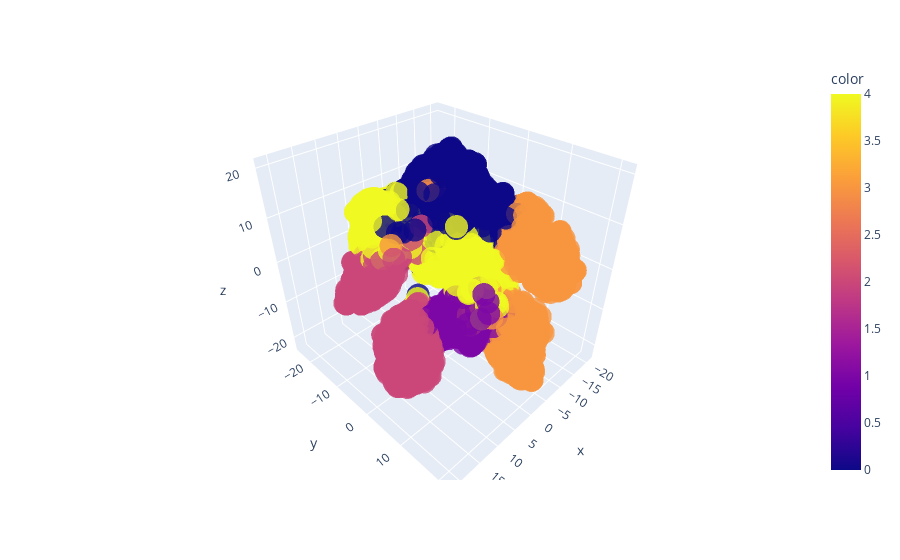

The cell this chart's notebook holds for it:
### Code cell
fig = px.scatter_3d(x=tsne_result_3d[:, 0], y=tsne_result_3d[:, 1], z=tsne_result_3d[:, 2], color=y_test_copy['0'], opacity=0.8)
fig.show()

### Figure 1 — Plotly figure (JSON) as saved in the notebook; plotly's stock layout.template omitted (floating-point values rounded to 4 significant figures; data arrays with more than 128 entries replaced by an {"elided": "..."} marker saying what was removed)
{"data": [{"hovertemplate": "x=%{x}<br>y=%{y}<br>z=%{z}<br>color=%{marker.color}<extra></extra>", "legendgroup": "", "marker": {"color": {"elided": "10000 int values"}, "coloraxis": "coloraxis", "opacity": 0.8, "symbol": "circle"}, "mode": "markers", "name": "", "scene": "scene", "showlegend": false, "type": "scatter3d", "x": {"elided": "10000 float values"}, "y": {"elided": "10000 float values"}, "z": {"elided": "10000 float values"}}], "layout": {"coloraxis": {"colorbar": {"title": {"text": "color"}}, "colorscale": [[0, "#0d0887"], [0.1111, "#46039f"], [0.2222, "#7201a8"], [0.3333, "#9c179e"], [0.4444, "#bd3786"], [0.5556, "#d8576b"], [0.6667, "#ed7953"], [0.7778, "#fb9f3a"], [0.8889, "#fdca26"], [1, "#f0f921"]]}, "legend": {"tracegroupgap": 0}, "margin": {"t": 60}, "scene": {"domain": {"x": [0, 1], "y": [0, 1]}, "xaxis": {"title": {"text": "x"}}, "yaxis": {"title": {"text": "y"}}, "zaxis": {"title": {"text": "z"}}}}}
